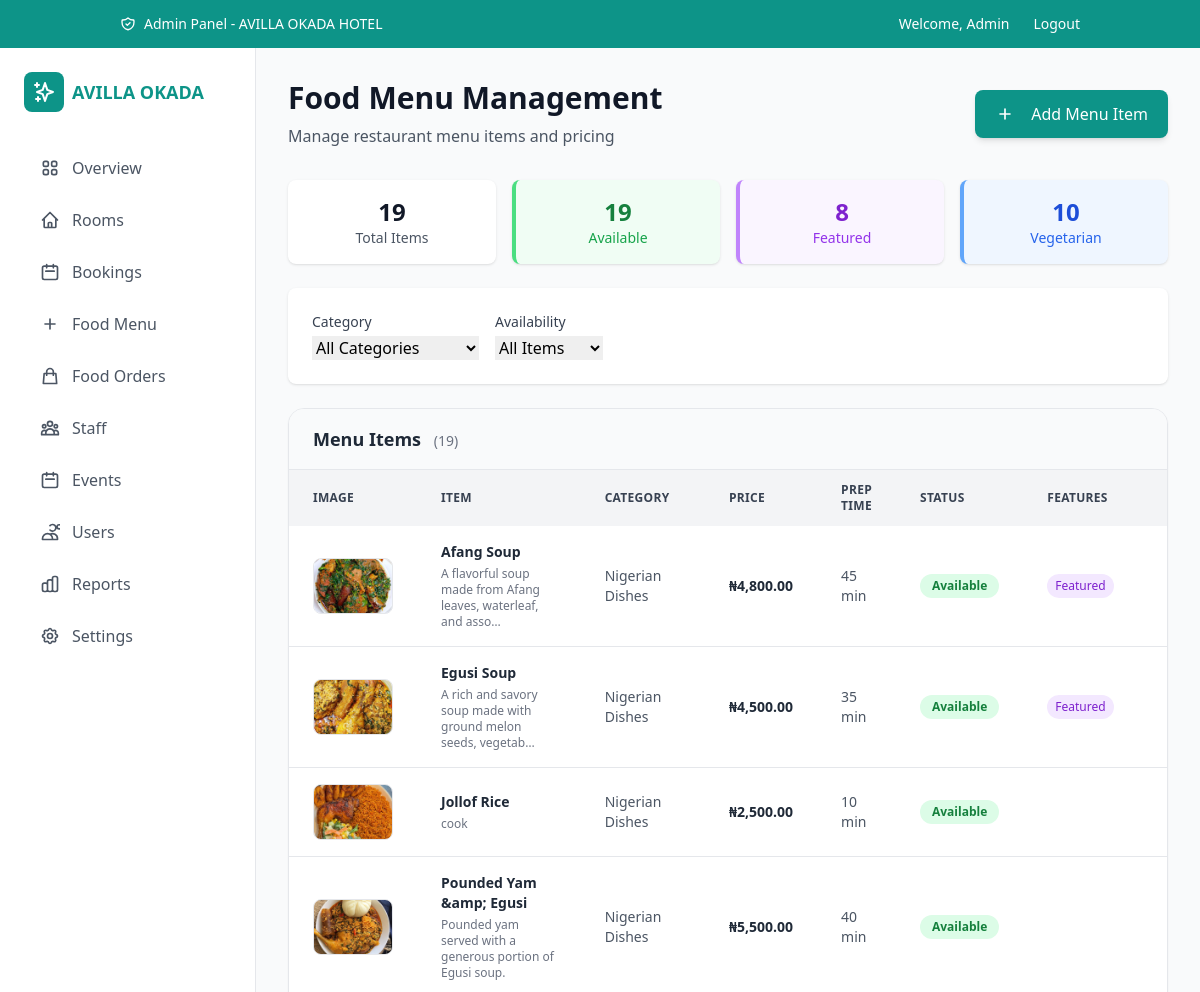
The app's page /admin/food-menu.php (signed in) with its own data.
### tables this page shows
CREATE TABLE `food_menu` (
  `menu_item_id` int(11) NOT NULL,
  `item_name` varchar(150) NOT NULL,
  `category` enum('Nigerian Dishes','Continental Plates','Breakfast Specials','Drinks','Appetizers','Desserts') NOT NULL,
  `drink_category` enum('Wine','Beer','Spirit','Cocktail','Juice','Soda','Water', 'softdrink') DEFAULT NULL,
  `description` text DEFAULT NULL,
  `price` decimal(10,2) NOT NULL,
  `availability` tinyint(1) DEFAULT 1,
  `preparation_time` int(11) DEFAULT NULL COMMENT 'in minutes',
  `image_url` varchar(255) DEFAULT NULL,
  `is_vegetarian` tinyint(1) DEFAULT 0,
  `is_featured` tinyint(1) DEFAULT 0,
  `created_date` timestamp NOT NULL DEFAULT current_timestamp(),
  `last_updated` timestamp NOT NULL DEFAULT current_timestamp() ON UPDATE current_timestamp()
);

### config/database.php (called while the page is built, shortened)
<?php
function formatCurrency($amount) {
    return '₦' . number_format($amount, 2);
}
?>

### admin/food-menu.php (the view, shortened to what this page needs)
<?php
require_once '../config/database.php';
$category_filter = $_GET['category'] ?? '';
$availability_filter = $_GET['availability'] ?? '';
$query = "SELECT *, drink_category FROM food_menu";
$params = [];
$query .= " ORDER BY category ASC, item_name ASC";
try {
    $stmt = $pdo->prepare($query);
    $stmt->execute($params);
    $menu_items = $stmt->fetchAll();
} catch(PDOException $e) {
    $menu_items = [];
    error_log('Error fetching menu items: ' . $e->getMessage());
}
try {
    $stmt = $pdo->query("SELECT
        COUNT(*) as total,
        SUM(CASE WHEN availability = 1 THEN 1 ELSE 0 END) as available,
        SUM(CASE WHEN is_featured = 1 THEN 1 ELSE 0 END) as featured,
        SUM(CASE WHEN is_vegetarian = 1 THEN 1 ELSE 0 END) as vegetarian
        FROM food_menu");
    $stats = $stmt->fetch();
} catch(PDOException $e) {
    $stats = ['total' => 0, 'available' => 0, 'featured' => 0, 'vegetarian' => 0];
}
require_once 'admin-header.php';
?>
<div id="food" class="tab-content p-8">
    <div class="flex justify-between items-center mb-8">
        <div>
            <h1 class="text-3xl font-bold text-gray-900 mb-2">Food Menu Management</h1>
            <p class="text-gray-600">Manage restaurant menu items and pricing</p>
        </div>
        <button onclick="openAddItemModal()" class="btn-primary outline-none flex items-center gap-2 bg-teal-600 hover:bg-teal-700 p-[12px_20px] rounded-lg text-white font-medium shadow-md hover:shadow-lg transition">
            <svg class="h-5 w-5 mr-2" fill="none" stroke="currentColor" viewBox="0 0 24 24">
                <path stroke-linecap="round" stroke-linejoin="round" stroke-width="2" d="M12 6v6m0 0v6m0-6h6m-6 0H6"/>
            </svg>
            Add Menu Item
        </button>
    </div>
    <div class="grid grid-cols-2 md:grid-cols-4 gap-4 mb-6">
        <div class="bg-white rounded-lg shadow p-4 text-center">
            <div class="text-2xl font-bold text-gray-900"><?php echo $stats['total']; ?></div>
            <div class="text-sm text-gray-600">Total Items</div>
        </div>
        <div class="bg-green-50 rounded-lg shadow p-4 text-center border-l-4 border-green-400">
            <div class="text-2xl font-bold text-green-700"><?php echo $stats['available']; ?></div>
            <div class="text-sm text-green-600">Available</div>
        </div>
        <div class="bg-purple-50 rounded-lg shadow p-4 text-center border-l-4 border-purple-400">
            <div class="text-2xl font-bold text-purple-700"><?php echo $stats['featured']; ?></div>
            <div class="text-sm text-purple-600">Featured</div>
        </div>
        <div class="bg-blue-50 rounded-lg shadow p-4 text-center border-l-4 border-blue-400">
            <div class="text-2xl font-bold text-blue-700"><?php echo $stats['vegetarian']; ?></div>
            <div class="text-sm text-blue-600">Vegetarian</div>
        </div>
    </div>
    <div class="bg-white rounded-lg shadow p-6 mb-6">
        <div class="flex flex-wrap gap-4">
            <div>
                <label class="block text-sm font-medium text-gray-700 mb-1">Category</label>
                <select id="categoryFilter" class="form-select">
                    <option value="all" <?php echo $category_filter === '' || $category_filter === 'all' ? 'selected' : ''; ?>>All Categories</option>
                </select>
            </div>
            <div>
                <label class="block text-sm font-medium text-gray-700 mb-1">Availability</label>
                <select id="availabilityFilter" class="form-select">
                    <option value="" <?php echo $availability_filter === '' ? 'selected' : ''; ?>>All Items</option>
                </select>
            </div>
        </div>
    </div>
    <div class="bg-white rounded-2xl shadow-sm border border-gray-200 overflow-hidden">
    <div class="flex items-center justify-between px-6 py-4 border-b bg-gray-50">
        <h3 class="text-lg font-semibold text-gray-800">
            Menu Items
            <span class="ml-2 text-sm font-medium text-gray-500">
                (<?php echo count($menu_items); ?>)
            </span>
        </h3>
    </div>
    <div class="overflow-x-auto">
        <table class="min-w-full text-sm">
            <thead class="bg-gray-100 text-gray-700 uppercase text-xs tracking-wide">
                <tr>
                    <th class="px-6 py-3 text-left">Image</th>
                    <th class="px-6 py-3 text-left">Item</th>
                    <th class="px-6 py-3 text-left">Category</th>
                    <th class="px-6 py-3 text-left">Price</th>
                    <th class="px-6 py-3 text-left">Prep Time</th>
                    <th class="px-6 py-3 text-left">Status</th>
                    <th class="px-6 py-3 text-left">Features</th>
                    <th class="px-6 py-3 text-left">Actions</th>
                </tr>
            </thead>
            <tbody class="divide-y divide-gray-200">
            <?php if (empty($menu_items)): ?>
                <tr>
                    <td colspan="8" class="px-6 py-12 text-center text-gray-500">
                        <svg class="h-14 w-14 mx-auto mb-4 text-gray-400" fill="none" stroke="currentColor" viewBox="0 0 24 24">
                            <path stroke-linecap="round" stroke-linejoin="round" stroke-width="2"
                                  d="M12 6v6m0 0v6m0-6h6m-6 0H6"/>
                        </svg>
                        <p class="font-medium">No menu items found</p>
                        <p class="text-sm text-gray-400">
                            Add your first menu item to get started
                        </p>
                    </td>
                </tr>
            <?php else: ?>
                <?php foreach ($menu_items as $item): ?>
                    <tr class="hover:bg-gray-50 transition">
                        <td class="px-6 py-4 w-24">
                            <?php if ($item['image_url']): ?>
                                <img src="../<?php echo htmlspecialchars($item['image_url']); ?>"
                                     alt="<?php echo htmlspecialchars($item['item_name']); ?>"
                                     class="w-20 h-14 rounded-lg object-cover border">
                            <?php endif; ?>
                        </td>
                        <td class="px-6 py-4">
                            <div class="font-semibold text-gray-800">
                                <?php echo htmlspecialchars($item['item_name']); ?>
                            </div>
                            <?php if ($item['description']): ?>
                                <div class="text-xs text-gray-500 mt-1">
                                    <?php echo htmlspecialchars(substr($item['description'], 0, 60)) . (strlen($item['description']) > 60 ? '…' : ''); ?>
                                </div>
                            <?php endif; ?>
                        </td>
                        <td class="px-6 py-4 text-gray-600">
                            <?php echo htmlspecialchars($item['category']); ?>
                        </td>
                        <td class="px-6 py-4 font-semibold text-gray-800">
                            <?php echo formatCurrency($item['price']); ?>
                        </td>
                        <td class="px-6 py-4 text-gray-600">
                            <?php echo $item['preparation_time']; ?> min
                        </td>
                        <td class="px-6 py-4">
                            <span class="inline-flex items-center px-3 py-1 rounded-full text-xs font-semibold
                                <?php echo $item['availability']
                                    ? 'bg-green-100 text-green-700'
                                    : 'bg-red-100 text-red-700'; ?>">
                                <?php echo $item['availability'] ? 'Available' : 'Unavailable'; ?>
                            </span>
                        </td>
                        <td class="px-6 py-4">
                            <div class="flex flex-wrap gap-1">
                                <?php if ($item['is_featured']): ?>
                                    <span class="px-2 py-1 rounded-full text-xs font-medium bg-purple-100 text-purple-700">
                                        Featured
                                    </span>
                                <?php endif; ?>
                            </div>
                        </td>
                        <td class="px-6 py-4">
                        </td>
                    </tr>
                <?php endforeach; ?>
            <?php endif; ?>
            </tbody>
        </table>
    </div>
</div>
</div>
<?php require_once 'admin-footer.php'; ?>

### shared-styles.css (style rules this page uses)
.btn-primary { @apply bg-teal-600 text-white px-6 py-3 rounded-lg hover:bg-teal-700 transition-colors font-semibold; }
.form-select { @apply w-full px-4 py-3 border-2 border-teal-300/60 rounded-xl bg-white/50 backdrop-blur-sm focus:outline-none focus:ring-2 focus:ring-teal-500 focus:border-teal-500 focus:bg-white/80 transition-all duration-200 shadow-sm; }

### records on screen
food_menu: image_url (picture), item_name "Afang Soup", description "A flavorful soup made from Afang leaves, waterleaf, and asso", category "Nigerian Dishes", price "₦4,800.00", preparation_time "45", availability "Available", is_featured "Featured"
food_menu: image_url (picture), item_name "Egusi Soup", description "A rich and savory soup made with ground melon seeds, vegetab", category "Nigerian Dishes", price "₦4,500.00", preparation_time "35", availability "Available", is_featured "Featured"
food_menu: image_url (picture), item_name "Jollof Rice", description "cook", category "Nigerian Dishes", price "₦2,500.00", preparation_time "10", availability "Available"
food_menu: image_url (picture), item_name "Pounded Yam &amp; Egusi", description "Pounded yam served with a generous portion of Egusi soup.", category "Nigerian Dishes", price "₦5,500.00", preparation_time "40", availability "Available"

### other values on screen
$user['first_name'] "Admin"
$stats['total'] "19"
$stats['available'] "19"
$stats['featured'] "8"
$stats['vegetarian'] "10"
count($menu_items) "19"
